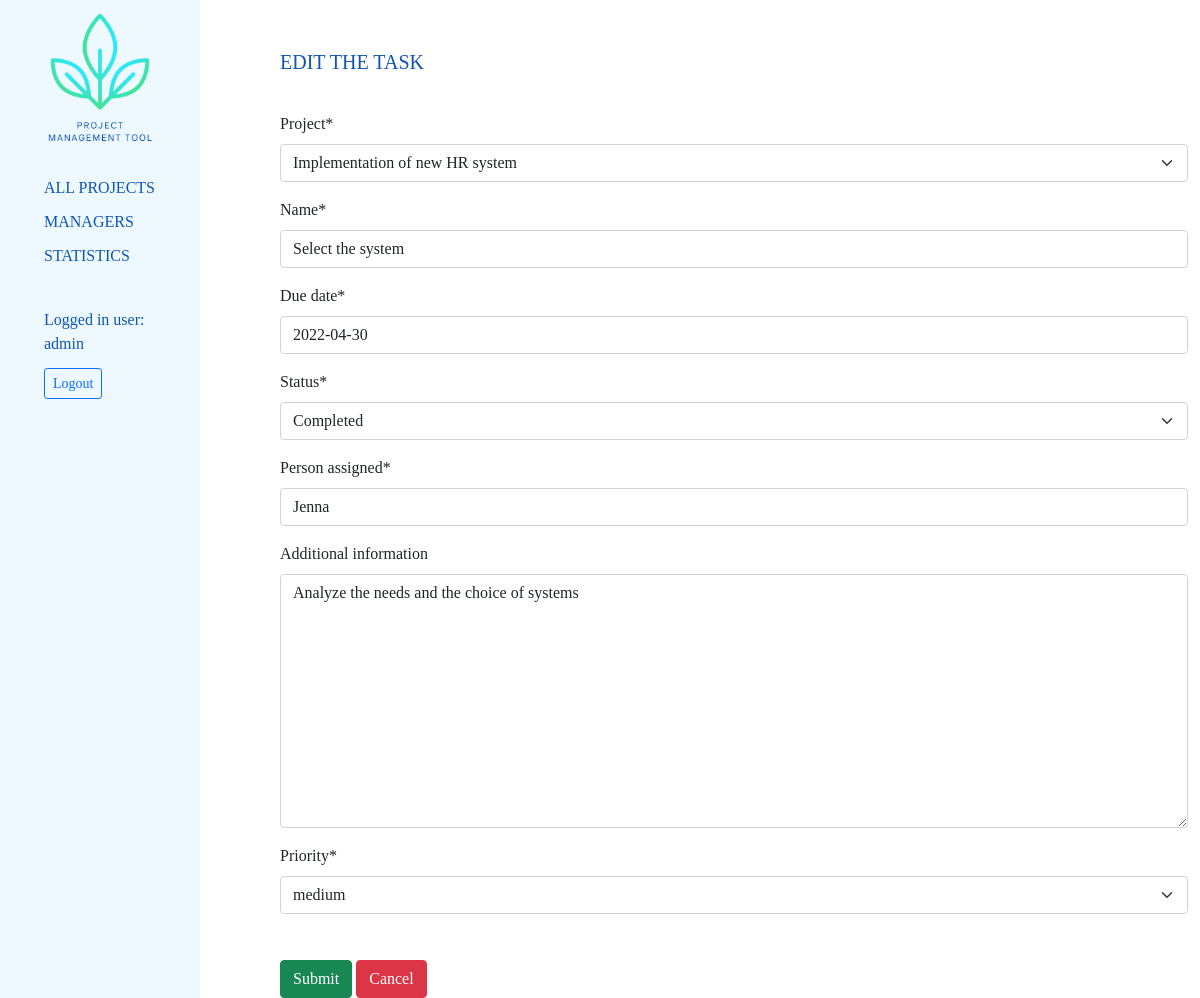
Screenshot of /project/11/tasks/11/update/ (signed in) with the database file from the repository.
### projectmanagement_app/models.py (models this page shows, shortened)
class Task(models.Model):
    project = models.ForeignKey(Project, on_delete=models.CASCADE)
    name = models.CharField(max_length=100)
    due_date = models.DateField()
    TASK_STATUS = (
        ('NS', 'Not started'),
        ('IP', 'In Progress'),
        ('CO', 'Completed'),
        ('CA', 'Cancelled'),
    )
    status = models.CharField(
        max_length=2,
        choices=TASK_STATUS,
        default='NS',
    )
    person_assigned = models.CharField(max_length=100)
    additional_information = models.TextField(null=True, blank=True)
    PRIORITIES = (
        ('H', 'high'),
        ('M', 'medium'),
        ('L', 'low'),
    )
    priority = models.CharField(
        max_length=1,
        choices=PRIORITIES,
        default='M',
    )
    class Meta:
        ordering = ["due_date"]

class Project(models.Model):
    name = models.CharField(max_length=100, unique=True)
    description = models.TextField(null=True, blank=True)
    department = models.CharField(max_length=100)
    manager = models.ForeignKey(ProjectManager, on_delete=models.PROTECT, null=True)
    PROJECT_STATUS = (
        ('NS', 'Not started'),
        ('IP', 'In Progress'),
        ('CO', 'Completed'),
        ('CA', 'Cancelled'),
    )
    status = models.CharField(
        max_length=2,
        choices=PROJECT_STATUS,
        default='NS',
    )
    def __str__(self):
        return self.name

### projectmanagement_app/views.py (the view, shortened to what this page needs)
# urls.py: path("project/<int:project_id>/tasks/<int:pk>/update/", views.TaskUpdate.as_view(), name="task-update"),
class TaskUpdate(PermissionRequiredMixin, UpdateView):
    permission_required = 'projectmanagement_app.change_task'
    model = Task
    fields = [
        "project",
        "name",
        "due_date",
        "status",
        "person_assigned",
        "additional_information",
        "priority",
    ]
    def get_context_data(self, **kwargs):
        context = super().get_context_data(**kwargs)
        project_id = self.object.project_id
        context["project_id"] = project_id
        return context

### projectmanagement_app/templates/projectmanagement_app/task_form.html (shortened to what this page needs)
{% extends "base.html" %}
{% load crispy_forms_tags %}
{% block content %}
<h4 style="padding-bottom:30px;">EDIT THE TASK</h4>
<form method="post">
    {{ form|crispy }}
    <div style="padding-top:30px;">
        <button type="submit" class="btn btn-success">Submit</button>
        <button class="btn btn-danger" onclick="location.href='{% url "task-list" project_id %}';">Cancel</button>
    </div>
</form>
{% endblock %}

### projectmanagement_app/templates/base.html (shortened to what this page needs)
<!DOCTYPE html>
<html lang="en">
<head>
    {% load static %}
    <link rel="stylesheet" href="https://cdn.jsdelivr.net/npm/bootstrap@5.1.3/dist/css/bootstrap.min.css">
    <link rel="stylesheet" href="https://cdn.jsdelivr.net/npm/bootstrap-icons@1.5.0/font/bootstrap-icons.css" />
    <link rel="stylesheet" href="{% static 'css/styles.css' %}">
</head>
<body>
    <div class="container-fluid" style="height: 70vw;">
        <div class="row h-100">
            <div class="col-sm-2" style="background-color:#eef9ff">
                {% block sidebar %}
                    <img class="img-fluid" src="{% static 'logo.png'%}" alt="Project Management Logo" onclick="location.href='{% url "index" %}'" style="cursor: pointer;">
                    <div class="borderless" style="color: #0F55B2;">
                        <ul>
                            <li style="padding-bottom:10px;"><a href="{% url 'index' %}" class="text-decoration-none">ALL PROJECTS</a></li>
                            <li style="padding-bottom:10px;"><a href="{% url 'projectmanager-list' %}" class="text-decoration-none">MANAGERS</a></li>
                            <li style="padding-bottom:40px;"><a href="{% url 'statistics' %}" class="text-decoration-none">STATISTICS</a></li>
                            {% if user.is_authenticated %}
                                <li style="padding-bottom:12px;">Logged in user:<br>{{ user }}</li>
                                <li><a class="btn btn-outline-primary btn-sm" href="{% url 'logout'%}?next={{request.path}}">Logout</a></li>
                            {% else %}
                                <li><a class="btn btn-outline-primary btn-sm" href="{% url 'login'%}?next={{request.path}}">Login</a></li>
                        {% endif %}
                        </ul>
                    </div>
                {% endblock %}
            </div>
            <div class="col-sm-10" style="padding-left: 80px; padding-top: 50px;">
                <div>
                    {% block content %}
                    {% endblock %}
                </div>
            </div>
        </div>
    </div>
</body>
</html>

### projectmanagement_app/static/css/styles.css (style rules this page uses)
body { font-family: Calibri; }
h4 { color: #0F55B2; padding-bottom: 35px; font-size: 20px; }
ul { list-style-type: none; }
a { color: #0F55B2; }

### rows the page displays
Task: project "Implementation of new HR system", due_date "2022-04-30", status "Completed", person_assigned "Jenna", additional_information "Analyze the needs and the choice of systems", priority "medium"
Project: name "Select the system"

### other values shown
{{ user }} "admin"
